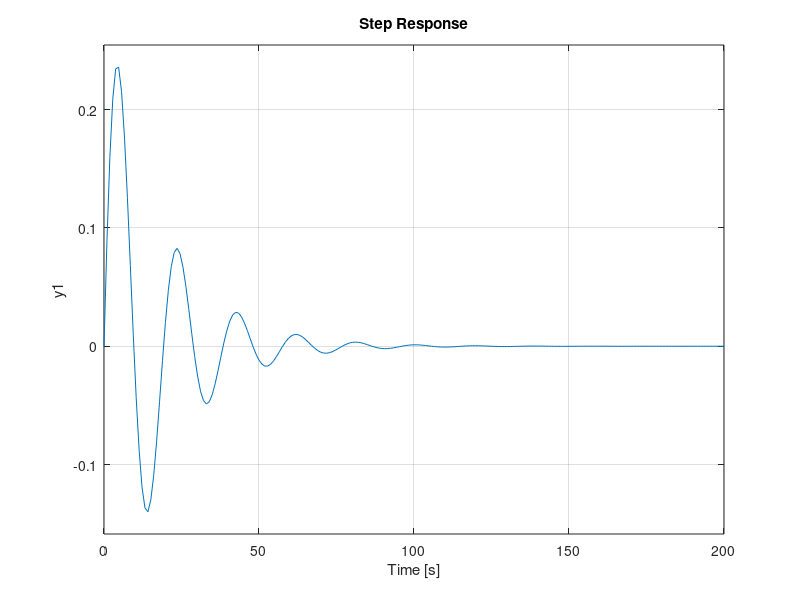
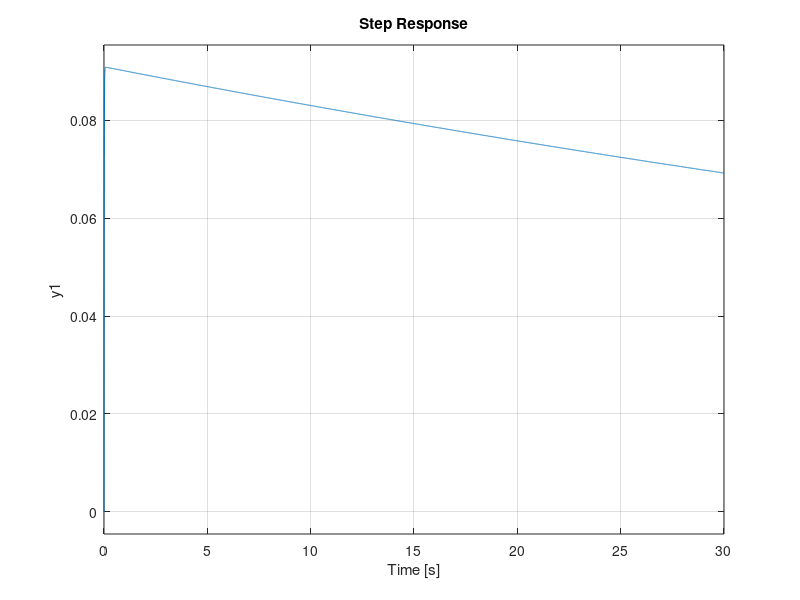
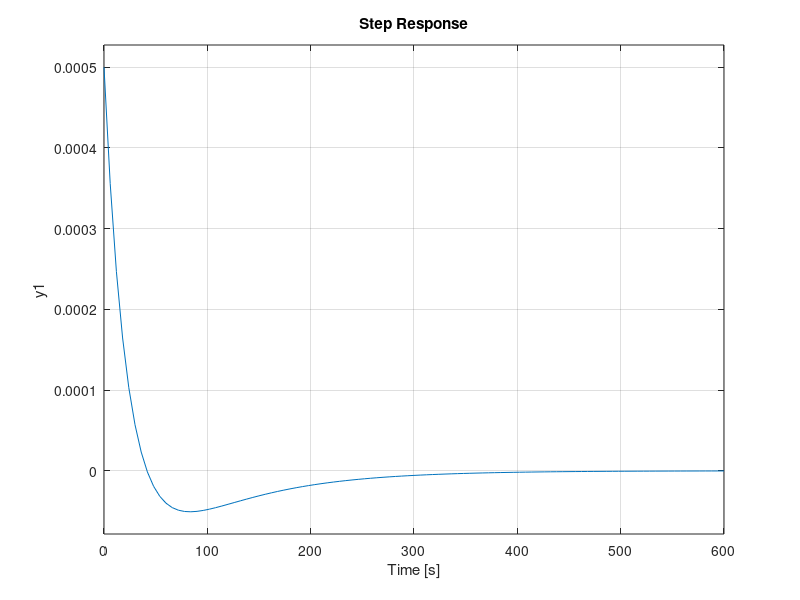
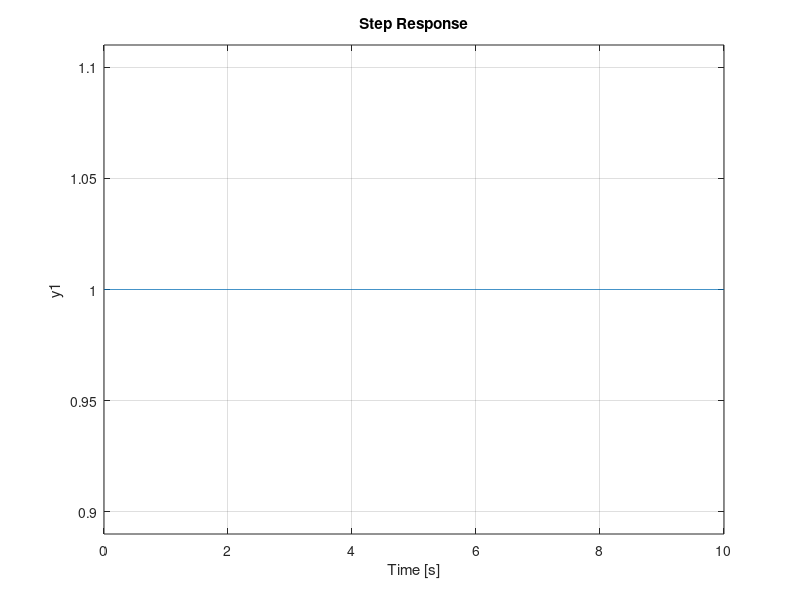

The MATLAB script that drew these images, in order:
clear all;
close all;

figure;
h1 = tf([0 100 0], [1000 110 110]);
step(h1);

figure;
h2 = tf([0 10 0], [1 110 1]);
step(h2);

figure;
h3 = tf([1 0 0], [2000 110 1]);
step(h3);

figure;
h4 = tf([0 0 1], [0 0 1]);
step(h4);

figure;
h5 = tf([0 0 1], [0 -10 0]);
step(h5);
